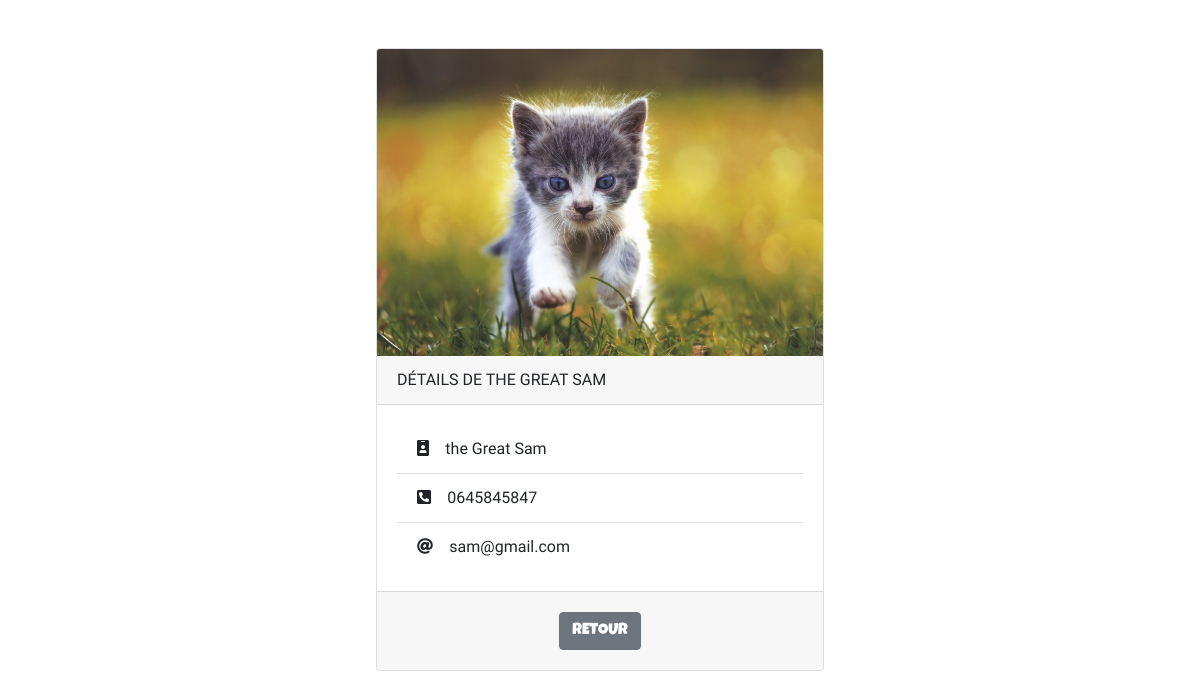
The page /index.php?controller=contact&action=displayOne&id=5 on the database its author committed.
### tables this page shows
CREATE TABLE `myContacts` (
  `id` int(11) NOT NULL,
  `name` varchar(250) NOT NULL,
  `tel` varchar(250) NOT NULL,
  `mail` varchar(250) NOT NULL,
  `picture` varchar(250) NOT NULL
);

### Controller/ContactController.php (called while the page is built, shortened)
<?php
class ContactController{
    public function getThisById($id){
        $contactManager = new ContactManager();
        $contact = $contactManager->select($id);
        require ('View/details.php');
    }
}
?>

### Model/Database.php (called while the page is built, shortened)
<?php
class Database{
    private $host = 'localhost';
    private $dbname = 'contacts';
    private $username = 'root';
    private $password = '';
    public function __construct(){
        try{
            $this->bdd = new PDO('mysql:host='.$this->host.';dbname='.$this->dbname,$this->username,$this->password);
        }
        catch(Exception $e) {
                die('Erreur '.$e->getMessage());
        }
    }
}
?>

### Model/ContactManager.php (called while the page is built, shortened)
<?php
    class ContactManager extends Database{
        public function select($id)
        {
            $req = $this->bdd->prepare("SELECT * FROM myContacts WHERE id=?");
            $req->bindParam(1, $id);
            $req->execute();
            $res = $req->fetch();
            $contact = new Contact($res['id'], $res['name'], $res['tel'], $res['mail'],$res['picture']);
            return $contact;
        }
    }
?>

### Model/Contact.php (called while the page is built, shortened)
<?php
class Contact{
    private $name;
    private $tel;
    private $mail;
    private $picture;
    public function __construct($id,$name,$tel,$mail,$picture){
        $this->name = $name;
        $this->tel = $tel;
        $this->mail = $mail;
        $this->picture = $picture;
    }
    public function getName()
    {
        return $this->name;
    }
    public function getTel()
    {
        return $this->tel;
    }
    public function getMail()
    {
        return $this->mail;
    }
    public function getPicture()
    {
        return $this->picture;
    }
}
?>

### View/details.php (the view, shortened to what this page needs)
<div class="d-flex justify-content-center">
<div class="card m-5" style="width: 28rem;">
    <img class="card-img-top" src="assets/<?=$contact->getPicture()?>" alt="<?= $contact->getPicture()?>">
    <div class="card-header text-uppercase">
        détails de <?=$contact->getName();?>
    </div>
    <div class="card-body">
        <ul class="list-group list-group-flush">
            <li class="list-group-item"><i class="fas fa-id-badge"></i>&emsp;<?= $contact->getName();?></li>
            <li class="list-group-item"><i class="fas fa-phone-square-alt"></i>&emsp;<?= $contact->getTel();?></li>
            <li class="list-group-item"><i class="fas fa-at"></i>&emsp;<?= $contact->getMail();?></li>
        </ul>
    </div>
    <div class="card-footer text-center">
        <a href="index.php?controller=default&&action=home">
            <button type='submit' class="btn btn-secondary mt-2 mb-2">retour</button>
        </a>
    </div>
</div>
</div>

### rows shown on the page
mycontacts: picture (picture), name "THE GREAT SAM", name "the Great Sam", tel "0645845847", mail "sam@gmail.com"
